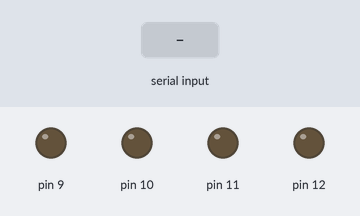
This sketch was run on a simulated Arduino Uno, built with avr-gcc and run on an emulated ATmega328P. Parts: output pins drawn as LEDs (lit = HIGH). The test bench sets the inputs (shaded band).

Above: at 1.3 s.
1.4 s: "2" received over the second serial link
At 2.1 s:
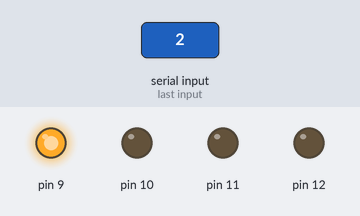
2.9 s: "4" received over the second serial link
At 3.3 s:
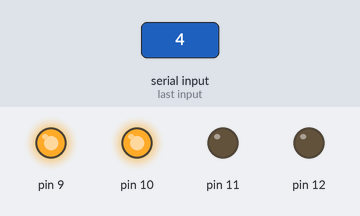
4.4 s: "1" received over the second serial link
At 5.6 s:
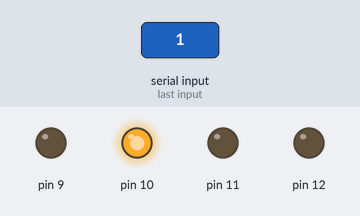
5.9 s: "6" received over the second serial link
At 6.7 s:
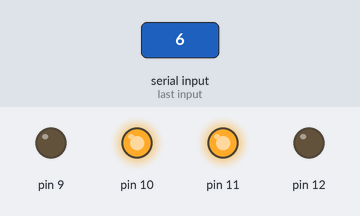
7.4 s: "3" received over the second serial link
At 7.9 s:
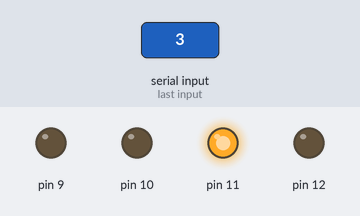
8.9 s: "8" received over the second serial link
At 10.2 s:
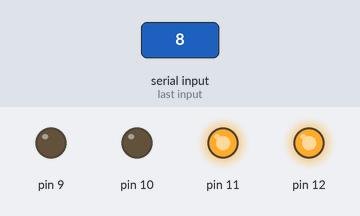
Timing chart, 0 to 11.4 s (numbered marks = the images above; inputs shaded):
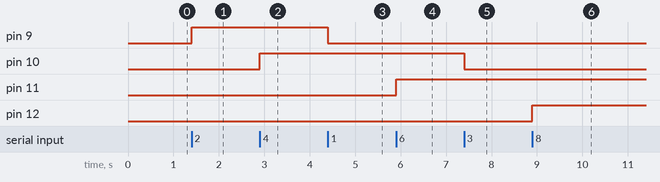

The sketch:

ENCENDIDO_Y_APAGADO_DE_4LEDS_CON_BLUET.ino
```cpp
#include <SoftwareSerial.h>//LIBRERIA DEL BLUETOOTH

char estado;
SoftwareSerial blue(4,3);//TX-RX


void setup() {
  pinMode(12,OUTPUT);
  pinMode(11,OUTPUT);
  pinMode(10,OUTPUT);
  pinMode(9,OUTPUT);
  blue.begin(9600);
  for(int i=1;i<50;i++){blue.println("");}
  blue.println("Conectado");
}

void loop() {
  if(blue.available()){
      estado=blue.read();
      switch(estado){
          case '1':
            digitalWrite(9,LOW);
            delay(500);
            break;
          case '2':
            digitalWrite(9,HIGH);
            delay(500);
            break;
          case '3':
            digitalWrite(10,LOW);
            delay(500);
            break;
          case '4':
            digitalWrite(10,HIGH);
            delay(500);
            break;
          case '5':
            digitalWrite(11,LOW);
            delay(500);
            break;
          case '6':
            digitalWrite(11,HIGH);
            delay(500);
            break;
          case '7':
            digitalWrite(12,LOW);
            delay(500);
            break;
          case '8':
            digitalWrite(12,HIGH);
            delay(500);
            break;
          default:
            delay(500);
            blue.print(estado);
        }
    }
}
```

Measured:
- after the input at 1.4 s, pin 9: LOW → HIGH at once
- after the input at 2.9 s, pin 10: LOW → HIGH at once
- after the input at 4.4 s, pin 9: HIGH → LOW at once
- after the input at 5.9 s, pin 11: LOW → HIGH at once
- after the input at 7.4 s, pin 10: HIGH → LOW at once
- after the input at 8.9 s, pin 12: LOW → HIGH at once
